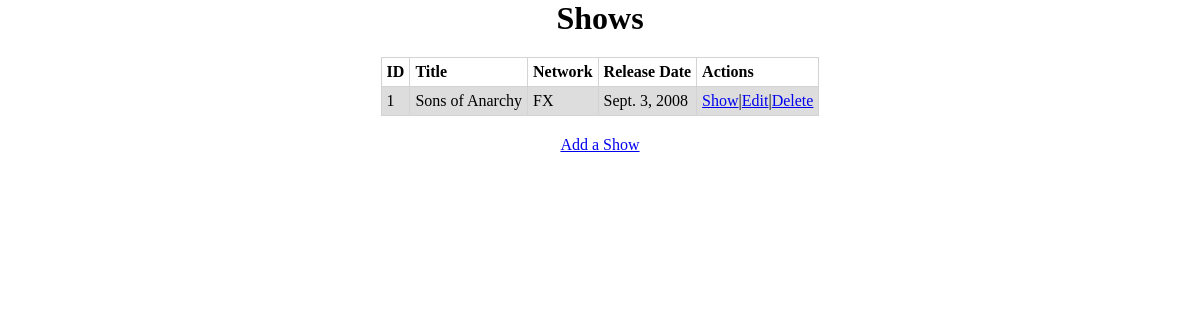
Page /shows/ on the committed database.
### AppOne/models.py (models this page shows)
class Shows(models.Model):
    title = models.CharField(max_length=55)
    network = models.CharField(max_length=55)
    release_date = models.DateField()
    description = models.CharField(max_length=150)
    created_at = models.DateTimeField(auto_now_add=True)
    updated_at = models.DateTimeField(auto_now=True)
    objects = ShowsManager()

### AppOne/views.py (the view)
# urls.py: path('', views.list_shows),
def list_shows(request):
    context = {
        "all_shows": Shows.objects.all()
    }
    return render(request, "list_shows.html", context)

### AppOne/templates/list_shows.html (shortened to what this page needs)
<!DOCTYPE html>
<html lang="en">
<head>
    {% load static %}
    <link rel="stylesheet" href="{% static 'style.css' %}">
</head>
<body>
    <div class="container">
        <h1>Shows</h1>
        <table class="table">
            <tr>
                <th>ID</th>
                <th>Title</th>
                <th>Network</th>
                <th>Release Date</th>
                <th>Actions</th>
            </tr>
            {% for shows in all_shows %}
            <tr>
                <td>{{shows.id}}</td>
                <td>{{shows.title}}</td>
                <td>{{shows.network}}</td>
                <td>{{shows.release_date}}</td>
                <td><a href="/shows/{{shows.id}}">Show</a>|<a href="/shows/{{shows.id}}/edit">Edit</a>|<a href="/shows/{{shows.id}}/delete">Delete</a></td>
            </tr>
            {% endfor %}
        </table>
        <div class="row">
            <a href="/shows/new">Add a Show</a>
        </div>
    </div>
</body>
</html>

### AppOne/static/style.css (style rules this page uses)
* { margin: 0px; padding: 0px; }
.container { margin: auto; width: 800px; min-height: 500px; text-align: center; }
.container h1 { margin-bottom: 20px; }
.container table { margin: auto; border-collapse: collapse; }
.container td,th { text-align: left; padding: 5px; border: 1px solid lightgray; }
.container tr:nth-child(even) { background-color: #DDDDDD; }
.row { margin-top: 20px; }

### rows in the picture
Shows: id "1", title "Sons of Anarchy", network "FX", release_date "Sept. 3, 2008"
